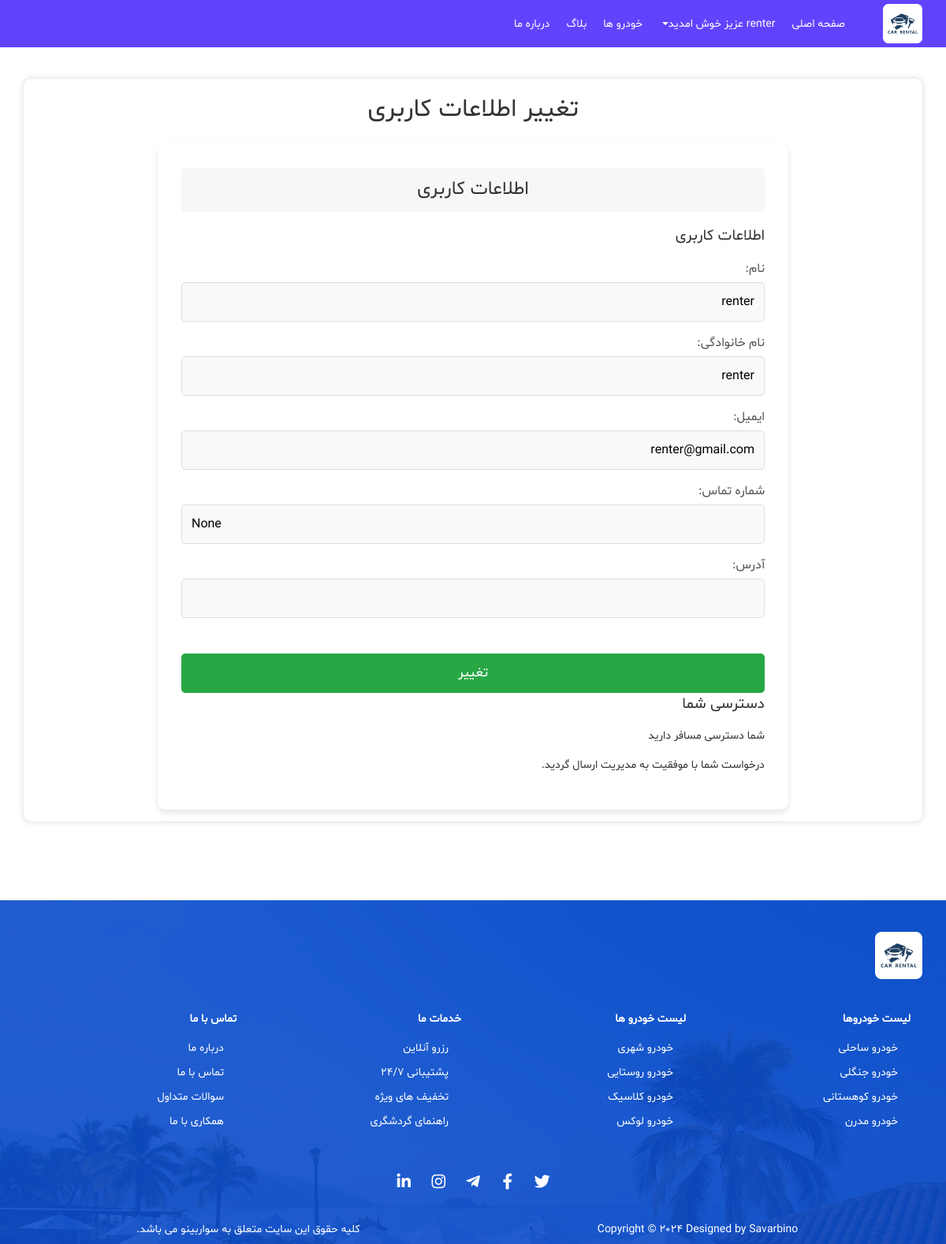
The page /user_info/ (signed in) on the database as committed earlier.
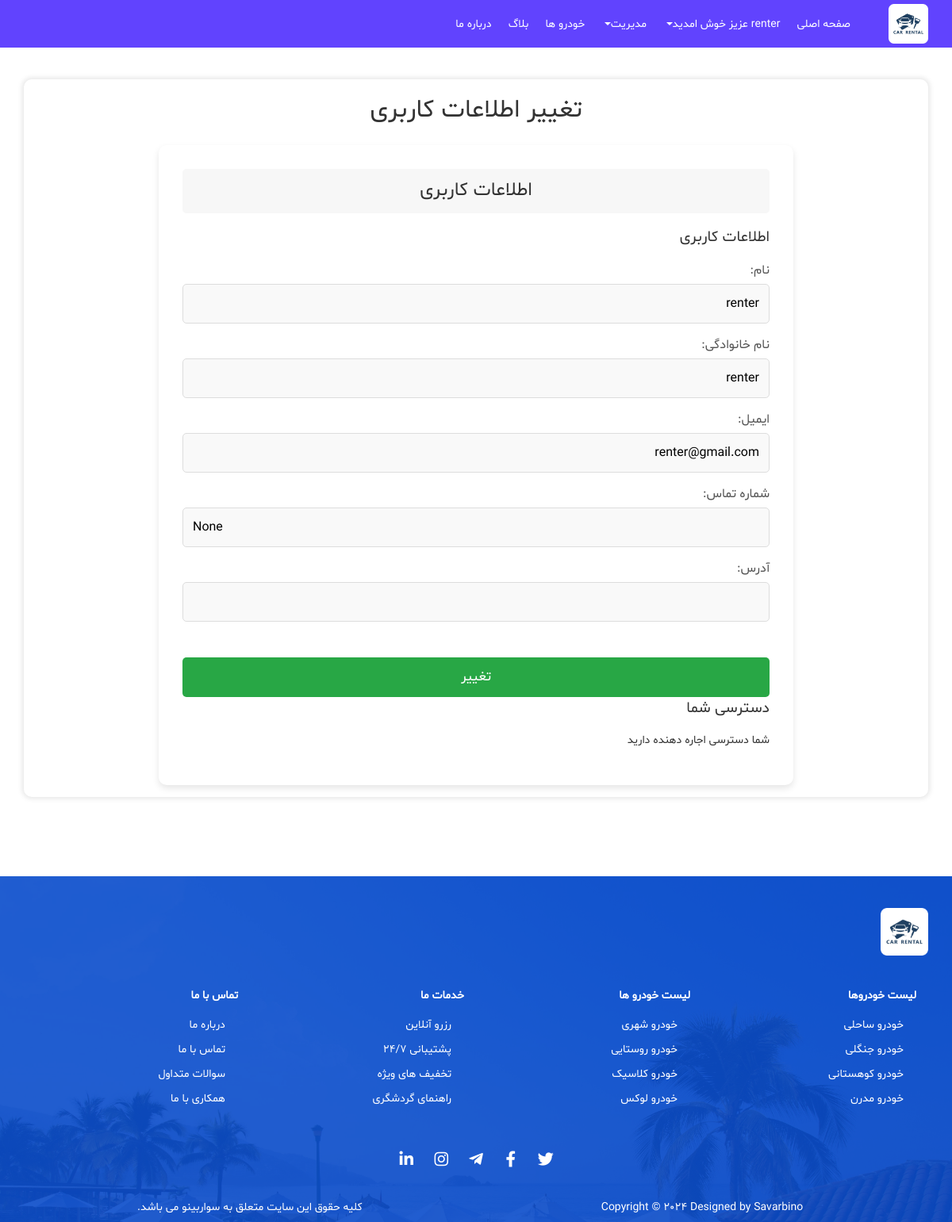
The same page on the database as committed later.
### users/views.py (the view)
# urls.py: path('user_info/', views.user_info, name='user_info'),
@login_required
def user_info(request):
    if request.method == 'POST':
        if 'update_profile' in request.POST:
            user_form = UserInfoForm(request.POST, instance=request.user)
            if user_form.is_valid():
                user_form.save()
                messages.success(request, 'اطلاعات کاربری شما با موفقیت تغییر یافت.')
                return redirect('user_info')
        elif 'request_role_change' in request.POST:
            request.user.role_change_requested = True
            request.user.save()
            messages.success(request, 'درخواست میزبانی شما با موفقیت ارسال گردید.')
            return redirect('user_info')
    else:
        user_form = UserInfoForm(instance=request.user)
    return render(request, 'users/user_info.html', {
        'user_form': user_form,
    })

### users/forms.py
class UserInfoForm(forms.ModelForm):
    class Meta:
        model = User
        fields = ['first_name', 'last_name', 'email', 'phonenumber', 'address']
        error_messages = {
            'first_name': {
                'required': 'نام الزامی است.',
                'invalid': 'نام معتبر وارد کنید.',
            },
            'last_name': {
                'required': 'نام خانوادگی الزامی است.',
                'invalid': 'نام خانوادگی معتبر وارد کنید.',
            },
            'email': {
                'required': 'ایمیل الزامی است.',
                'invalid': 'لطفاً یک ایمیل معتبر وارد کنید.',
            },
            'phonenumber': {
                'required': 'شماره تلفن الزامی است.',
                'invalid': 'شماره تلفن معتبر وارد کنید.',
            },
            'address': {
                'required': 'آدرس الزامی است.',
                'invalid': 'آدرس معتبر وارد کنید.',
            },
        }

### templates/users/user_info.html (shortened to what this page needs)
{% extends 'base.html' %}
{% block content %}
<section class="container content content-box">
    <h2 class="page-title">تغییر اطلاعات کاربری</h2>
    <div class="row mtop-2">
        <div class="col-md-10 col-sm-9 content-wrapper">
            <div class="tab-content" id="v-pills-tabContent">
                <div class="tab-pane fade show active" id="v-pills-home" role="tabpanel"
                    aria-labelledby="v-pills-home-tab">
                    <p class="section-header">اطلاعات کاربری</p>
                    <form method="post" class="user-info-form">
                        <fieldset class="form-section">
                            <legend>اطلاعات کاربری</legend>
                            <div class="form-input">
                                <label for="id_first_name" class="form-label">نام:</label>
                                <input class="input-field" type="text" name="first_name" id="id_first_name" value="{{ user_form.first_name.value }}" required>
                            </div>
                            <div class="form-input">
                                <label for="id_last_name" class="form-label">نام خانوادگی:</label>
                                <input class="input-field" type="text" name="last_name" id="id_last_name" value="{{ user_form.last_name.value }}" required>
                            </div>
                            <div class="form-input">
                                <label for="id_email" class="form-label">ایمیل:</label>
                                <input class="input-field" type="email" name="email" id="id_email" value="{{ user_form.email.value }}" required>
                            </div>
                            <div class="form-input">
                                <label for="id_phonenumber" class="form-label">شماره تماس:</label>
                                <input class="input-field" type="tel" name="phonenumber" id="id_phonenumber" value="{{ user_form.phonenumber.value }}" required>
                            </div>
                            <div class="form-input">
                                <label for="id_address" class="form-label">آدرس:</label>
                                <input class="input-field" type="text" name="address" id="id_address" value="{{ user_form.address.value }}" required>
                            </div>
                        </fieldset>
                        <button type="submit" name="update_profile" class="btn-submit">تغییر</button>
                    </form>
                    <fieldset>
                        <legend>دسترسی شما</legend>
                        {% if user.role == 1 %}
                            <p>شما دسترسی مدیریت دارید.</p>
                        {% elif user.role == 2 %}
                            <p>شما دسترسی اجاره دهنده دارید</p>
                        {% elif user.role == 3 %}
                            <p>شما دسترسی مسافر دارید</p>
                        {% endif %}
                        {% if user.role == 3 %}
                            {% if user.role_change_requested %}
                                <p>درخواست شما با موفقیت به مدیریت ارسال گردید.</p>
                            {% else %}
                                <form method="post">
                                    {% csrf_token %}
                                    <button type="submit" name="request_role_change" class="btn-submit">درخواست تغییر دسترسی به اجاره دهنده</button>
                                </form>
                            {% endif %}
                        {% endif %}
                    </fieldset>
                </div>
            </div>
        </div>
    </div>
</section>
{% endblock %}

### templates/includes/header.html (shortened to what this page needs)
{% load static %}
<header>
    <nav class="navbar navbar-expand-lg fixed-top p-0 header-nav">
        <div class="container">
            <a class="navbar-brand p-0 m-0" href="#">
                <img src="{% static 'images/logo.png' %}" alt="خودرو">
            </a>
            <div class="collapse navbar-collapse" id="navbarSupportedContent">
                <ul class="navbar-nav">
                    <li class="nav-item">
                        <a class="nav-link active" href="{% url 'home' %}" title="صفحه اصلی">صفحه اصلی</a>
                    </li>
                    {% if user.is_authenticated %}
                        <li class="nav-item dropdown">
                            <a class="nav-link dropdown-toggle d-flex align-items-center" href="#" id="navbarDropdown"
                                role="button" data-toggle="dropdown" aria-haspopup="true" aria-expanded="false"
                                title="خودرو ها">
                                {{ user.first_name }} عزیز خوش امدید
                            </a>
                        </li>
                        {% if user.role == 2 %}
                            <li class="nav-item dropdown">
                                <a class="nav-link dropdown-toggle d-flex align-items-center" href="#" id="navbarDropdown1"
                                    role="button" data-toggle="dropdown" aria-haspopup="true" aria-expanded="false"
                                    title="مدیریت">
                                    مدیریت
                                </a>
                            </li>
                        {% endif %}
                    {% endif %}
                    <li class="nav-item">
                        <a class="nav-link" href="{% url 'car:car_list' %}" title="خودرو ها">خودرو ها</a>
                    </li>
                   <li class="nav-item">
                        <a class="nav-link" href="{% url 'article' %}" title="بلاگ">بلاگ</a>
                    </li>
                    <li class="nav-item">
                        <a class="nav-link" href="{% url 'about_us' %}" title="درباره ما">درباره ما</a>
                    </li>
                </ul>
            </div>
        </div>
    </nav>
</header>

Rows that differ between the two databases and show on the page:
changed User "renter": role 3 → 2 (drawn)
Other text that changed with them:
text no longer shown: "شما دسترسی مسافر دارید درخواست شما با موفقیت به مدیریت ارسال گردید."
text now shown: "مدیریت شما دسترسی اجاره دهنده دارید"
